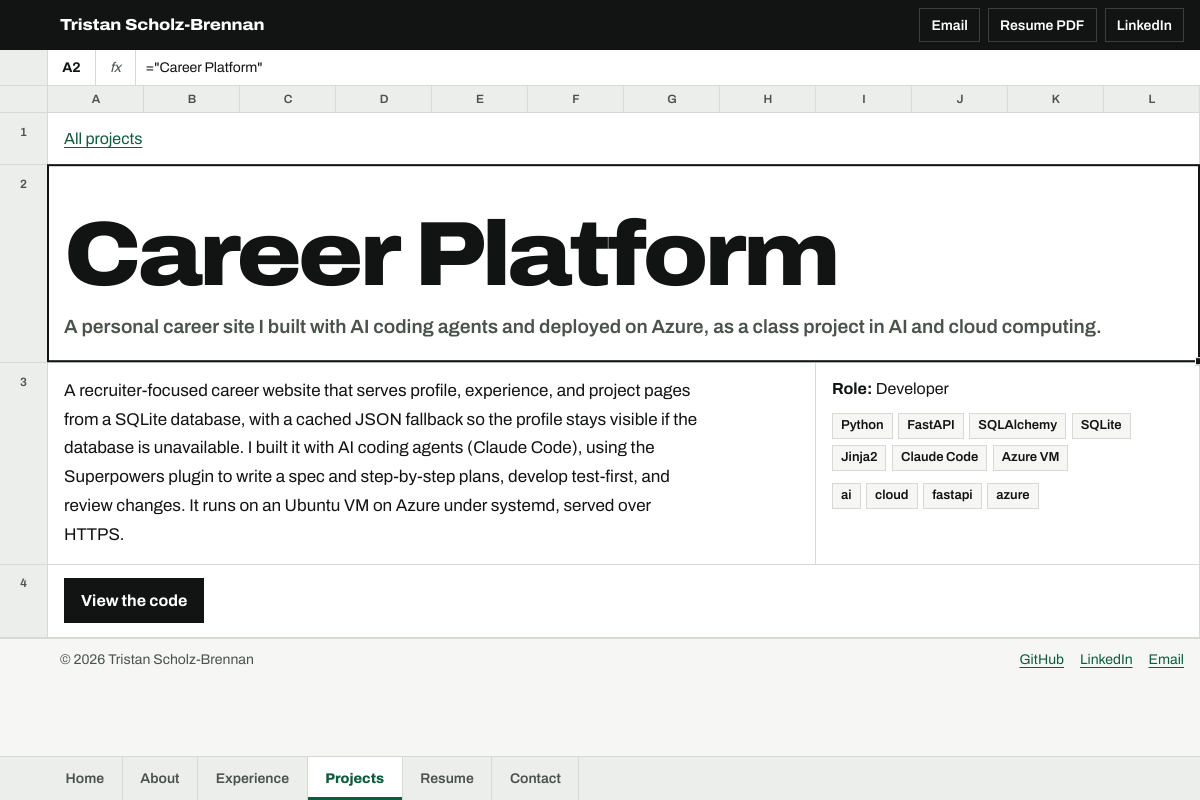
/projects/career-platform, run on the app's committed database.
### app/models.py (models this page shows)
class Profile(Base):
    __tablename__ = "profiles"
    id = Column(Integer, primary_key=True, index=True)
    full_name = Column(String(255), nullable=True)
    headline = Column(String(255), nullable=False)
    summary = Column(Text, nullable=False)
    location = Column(String(255), default="Remote")
    email = Column(String(255), nullable=False)
    linkedin_url = Column(String(255), nullable=True)
    github_url = Column(String(255), nullable=True)
    resume_url = Column(String(255), nullable=True)
    profile_image = Column(String(255), nullable=True)
    focus_area = Column(String(255), default="Data & AI")
    seeking = Column(String(255), nullable=True)
    about = Column(Text, nullable=True)
    highlights = Column(JSON, default=list)

class Project(Base):
    __tablename__ = "projects"
    id = Column(Integer, primary_key=True, index=True)
    title = Column(String(255), nullable=False)
    slug = Column(String(255), unique=True, nullable=False)
    summary = Column(Text, nullable=False)
    description = Column(Text, nullable=False)
    role = Column(String(255), nullable=False)
    tech_stack = Column(JSON, default=list)
    tags = Column(JSON, default=list)
    repo_url = Column(String(255), nullable=True)
    demo_url = Column(String(255), nullable=True)
    metrics = Column(JSON, default=list)
    case_study = Column(Text, nullable=True)
    featured = Column(Integer, default=0)

### app/main.py (the view)
@app.get("/projects/{slug}", response_class=HTMLResponse)
async def project_detail(request: Request, slug: str):
    profile = get_public_profile()
    project = get_project_by_slug(slug)
    if project is None:
        raise HTTPException(status_code=404)
    return templates.TemplateResponse(
        "project_detail.html",
        {"request": request, "profile": profile, "project": project},
    )

### templates/project_detail.html (shortened to what this page needs)
{% extends "base.html" %}
{% block content %}
<div class="r">
  <div class="c s12"><a href="/projects">All projects</a></div>
</div>
<div class="r">
  <div class="c s12 name-cell">
    <h1>{{ project.title }}</h1>
    <p class="role">{{ project.summary }}</p>
  </div>
</div>
<div class="r">
  <div class="c s8 prose">
    <p>{{ project.description }}</p>
  </div>
  <div class="c s4">
    {% if project.role %}<p><strong>Role:</strong> {{ project.role }}</p>{% endif %}
    {% if project.tech_stack %}<ul class="tags">{% for item in project.tech_stack %}<li>{{ item }}</li>{% endfor %}</ul>{% endif %}
    {% if project.tags %}<ul class="tags">{% for tag in project.tags %}<li>{{ tag }}</li>{% endfor %}</ul>{% endif %}
  </div>
</div>
{% if project.repo_url or project.demo_url %}
<div class="r">
  <div class="c s12 btn-row">
    {% if project.repo_url %}<a class="btn primary" href="{{ project.repo_url }}">View the code</a>{% endif %}
  </div>
</div>
{% endif %}
{% endblock %}

### templates/base.html (shortened to what this page needs)
{% set person = profile.full_name or profile.headline %}
{% set has_resume = profile.resume_url and profile.resume_url != '/resume' %}
{% set path = request.url.path %}
<!doctype html>
<html lang="en">
  <head>
    <link rel="stylesheet" href="/static/css/site.css" />
  </head>
  <body>
    <header class="titlebar">
      <a class="brand" href="/">{{ person }}</a>
      <div class="tools">
        <a class="tool" href="mailto:{{ profile.contact_links.email }}">Email</a>
        {% if has_resume %}<a class="tool" href="{{ profile.resume_url }}" download>Resume PDF</a>{% endif %}
        {% if profile.contact_links.linkedin %}<a class="tool" href="{{ profile.contact_links.linkedin }}">LinkedIn</a>{% endif %}
      </div>
    </header>
    <div class="formula-bar" aria-hidden="true">
      <span></span>
      <span class="namebox" data-namebox>A1</span>
      <span class="fx">fx</span>
      <span class="formula"><span class="formula-text" data-formula-out>="{{ person }}"</span></span>
    </div>
    <main id="main" class="sheet">
      <div class="colhead" aria-hidden="true">
        <span></span>{% for letter in "ABCDEFGHIJKL" %}<span>{{ letter }}</span>{% endfor %}
      </div>
      {% block content %}{% endblock %}
    </main>
    <footer class="statusbar">
      <p>© 2026 {{ person }}</p>
      <div class="footer-links">
        <a href="{{ profile.contact_links.github }}">GitHub</a>
        <a href="{{ profile.contact_links.linkedin }}">LinkedIn</a>
        <a href="mailto:{{ profile.contact_links.email }}">Email</a>
      </div>
    </footer>
    <nav class="tabs" aria-label="Pages">
      {% for href, label in [('/', 'Home'), ('/about', 'About'), ('/experience', 'Experience'), ('/projects', 'Projects'), ('/resume', 'Resume'), ('/contact', 'Contact')] %}
      <a href="{{ href }}"{% if path == href or (href != '/' and path.startswith(href)) %} aria-current="page"{% endif %}>{{ label }}</a>
      {% endfor %}
    </nav>
  </body>
</html>

### data on the page
Profile: full_name "Tristan Scholz-Brennan"
Project: title "Career Platform", summary "A personal career site I built with AI coding agents and deployed on Azure, as a class project in AI and cloud computing.", description "A recruiter-focused career website that serves profile, experience, and project pages from a SQLite database, with a cached JSON fallback so the profile stays visible if the database is unavailable. I built it with AI coding agents (Claude Code), using the Superpowers plugin to write a spec and step-by-step plans, develop test-first, and review changes. It runs on an Ubuntu VM on Azure under systemd, served over HTTPS.", role "Developer"

### other printed values
{{ letter }} "A" "B" "C" "D" "E" "F" "G" "H" "I" "J" "K" "L"
{{ item }} "Python" "FastAPI" "SQLAlchemy" "SQLite" "Jinja2" "Claude Code" "Azure VM"
{{ tag }} "ai" "cloud" "fastapi" "azure"
{{ label }} "Home" "About" "Experience" "Projects" "Resume" "Contact"
